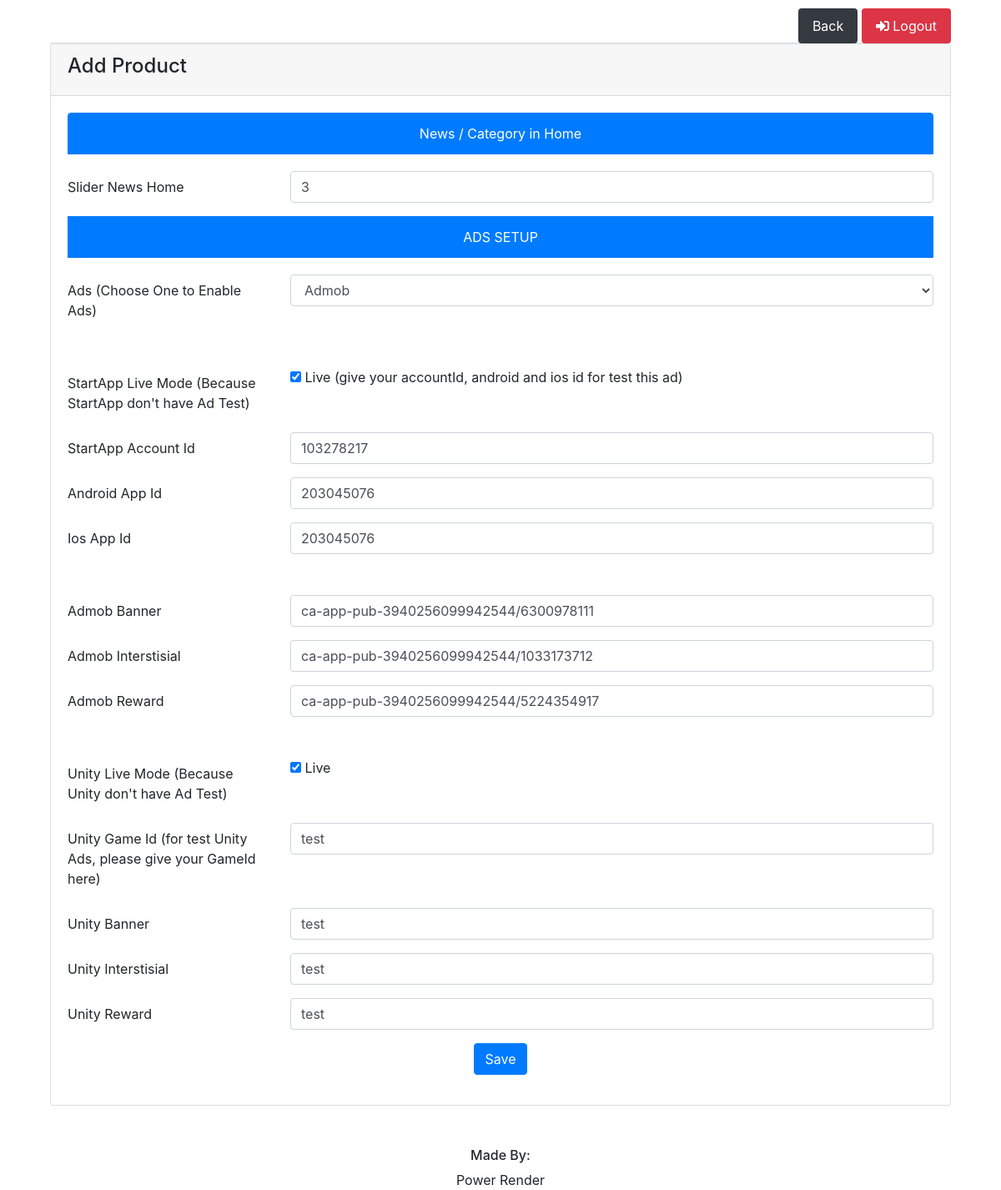
The app's page /settings.php (signed in) with its own data.
### tables this page shows
CREATE TABLE `tbl_setting` (
  `id` int(10) NOT NULL,
  `slider` int(1) NOT NULL DEFAULT 1,
  `ads` int(1) NOT NULL DEFAULT 0,
  `startapplivemode` int(1) NOT NULL DEFAULT 0,
  `startappaccountid` varchar(100) NOT NULL,
  `androidappid` varchar(100) NOT NULL,
  `iosappid` varchar(100) NOT NULL,
  `admobreward` varchar(100) NOT NULL,
  `banner` varchar(100) NOT NULL,
  `interstisial` varchar(100) NOT NULL,
  `unitylivemode` int(1) NOT NULL DEFAULT 0,
  `unitygameid` varchar(100) NOT NULL,
  `unitybanner` varchar(100) NOT NULL,
  `unityinterstisial` varchar(100) NOT NULL,
  `unityreward` varchar(100) NOT NULL
);

### settings.php (the view, shortened to what this page needs)
<?php include 'include/header.php';?>
<body>
	<div class="container">
	<div class="mx-auto col-sm-12 main-section" id="myTab" role="tablist">
		<?php include 'include/child-tab.php';?>
		<div class="tab-content" id="myTabContent">
			<div role="tabpane">
				<div class="card">
					<div class="card-header">
						<h4>Add Product</h4>
					</div>
					<div class="card-body">
						<?php
							$query = "SELECT * FROM tbl_setting WHERE id = 1";
							$ms = mysqli_query($conn, $query);
							$result = mysqli_fetch_assoc($ms);
						?>
						<form class="form" role="form" autocomplete="off" method="post" action="action/edit_setting.php">
							<ul class="list-group">
								<li class="list-group-item active" style="text-align: center; margin-bottom: 20px;">News / Category in Home</li>
								<div class="form-group row">
									<label class="col-lg-3 col-form-label form-control-label">Slider News Home</label>
									<div class="col-lg-9">
										<input class="form-control" type="number" name="slider" min="1" max="7" value="<?php echo $result['slider'];?>">
									</div>
								</div>
								<li class="list-group-item active" style="text-align: center; margin-bottom: 20px;">ADS SETUP</li>
								<div class="form-group row">
									<label class="col-lg-3 col-form-label form-control-label">Ads (Choose One to Enable Ads)</label>
									<div class="col-lg-9">
										<select name="ads" class="form-control">
											<?php if ($result['ads'] == 1) { ?>
												<option selected="<?php echo $result['ads'];?>" value="1">
													Admob
												</option>
											<?php } else if($result['ads'] == 2) {?>
												<option selected="<?php echo $result['environment'];?>" value="2">Unity</option>
												<option value="1">Admob</option>
												<option value="0">Startapp</option>
											<?php } else { ?>
												<option selected="<?php echo $result['environment'];?>" value="0">Startapp</option>
												<option value="1">Admob</option>
												<option value="2">Unity</option>
											<?php } ?>
										</select>
									</div>
								</div>
								<div class="form-group row">
									<label class="col-lg-3 col-form-label form-control-label">StartApp Live Mode (Because StartApp don't have Ad Test)</label>
									<div class="col-lg-9">
										<div class="checkbox anim-checkbox">
											<input type="checkbox" id="ch3" name="startapplivemode[]" value="1" <?php if($result['startapplivemode']=="1"){ ?>checked<?php }?>/>
											<label for="ch3">Live (give your accountId, android and ios id for test this ad)</label>
										</div>
									</div>
								</div>
								<div class="form-group row">
									<label class="col-lg-3 col-form-label form-control-label">StartApp Account Id</label>
									<div class="col-lg-9">
										<input class="form-control" type="text" name="startappaccountid" value="<?php echo $result['startappaccountid'];?>">
									</div>
								</div>
								<div class="form-group row">
									<label class="col-lg-3 col-form-label form-control-label">Android App Id</label>
									<div class="col-lg-9">
										<input class="form-control" type="text" name="androidappid" value="<?php echo $result['androidappid'];?>">
									</div>
								</div>
								<div class="form-group row">
									<label class="col-lg-3 col-form-label form-control-label">Ios App Id</label>
									<div class="col-lg-9">
										<input class="form-control" type="text" name="iosappid" value="<?php echo $result['iosappid'];?>">
									</div>
								</div>
								<div class="form-group row">
									<label class="col-lg-3 col-form-label form-control-label">Admob Banner</label>
									<div class="col-lg-9">
										<input class="form-control" type="text" name="banner" value="<?php echo $result['banner'];?>">
									</div>
								</div>
								<div class="form-group row">
									<label class="col-lg-3 col-form-label form-control-label">Admob Interstisial</label>
									<div class="col-lg-9">
										<input class="form-control" type="text" name="interstisial" value="<?php echo $result['interstisial'];?>">
									</div>
								</div>
								<div class="form-group row">
									<label class="col-lg-3 col-form-label form-control-label">Admob Reward</label>
									<div class="col-lg-9">
										<input class="form-control" type="text" name="admobreward" value="<?php echo $result['admobreward'];?>">
									</div>
								</div>
								<div class="form-group row">
									<label class="col-lg-3 col-form-label form-control-label">Unity Live Mode (Because Unity don't have Ad Test)</label>
									<div class="col-lg-9">
										<div class="checkbox anim-checkbox">
											<input type="checkbox" id="ch3" name="unitylivemode[]" value="1" <?php if($result['unitylivemode']=="1"){ ?>checked<?php }?>/>
											<label for="ch3">Live</label>
										</div>
									</div>
								</div>
								<div class="form-group row">
									<label class="col-lg-3 col-form-label form-control-label">Unity Game Id (for test Unity Ads, please give your GameId here)</label>
									<div class="col-lg-9">
										<input class="form-control" type="text" name="unitygameid" value="<?php echo $result['unitygameid'];?>">
									</div>
								</div>
								<div class="form-group row">
									<label class="col-lg-3 col-form-label form-control-label">Unity Banner</label>
									<div class="col-lg-9">
										<input class="form-control" type="text" name="unitybanner" value="<?php echo $result['unitybanner'];?>">
									</div>
								</div>
								<div class="form-group row">
									<label class="col-lg-3 col-form-label form-control-label">Unity Interstisial</label>
									<div class="col-lg-9">
										<input class="form-control" type="text" name="unityinterstisial" value="<?php echo $result['unityinterstisial'];?>">
									</div>
								</div>
								<div class="form-group row">
									<label class="col-lg-3 col-form-label form-control-label">Unity Reward</label>
									<div class="col-lg-9">
										<input class="form-control" type="text" name="unityreward" value="<?php echo $result['unityreward'];?>">
									</div>
								</div>
							</ul>
							<div class="form-group row">
									<div class="col-lg-12 text-center">
										<input type="submit" name="submit" class="btn btn-primary" value="Save">
									</div>
								</div>
						</form>
					</div>
				</div>
			</div>
		</div>
	</div>
</div>
<?php include 'include/footer.php';?>
</body>
</html>

### records on screen
tbl_setting: slider "3", ads "Admob", startapplivemode "☑", startappaccountid "103278217", androidappid "203045076", iosappid "203045076", banner "ca-app-pub-3940256099942544/6300978111", interstisial "ca-app-pub-3940256099942544/1033173712", admobreward "ca-app-pub-3940256099942544/5224354917", unitylivemode "☑", unitygameid "test", unitybanner "test", unityinterstisial "test", unityreward "test"
